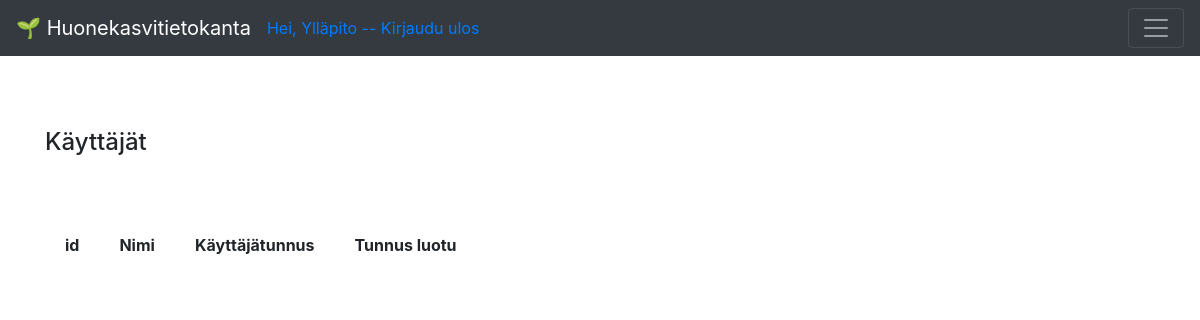
The app's page /auth (signed in), older data.
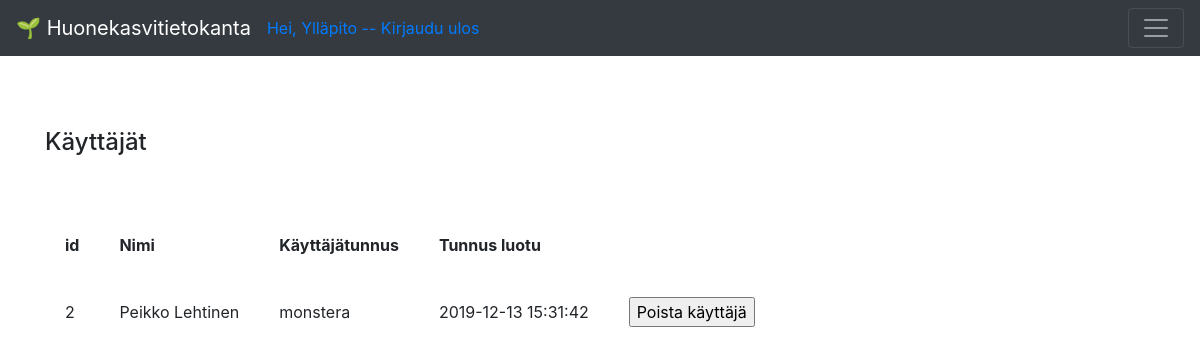
The same page, newer data.
### application/auth/models.py (models this page shows, shortened)
class User(db.Model):
    __tablename__ = "account"
    id = db.Column(db.Integer, primary_key=True)
    date_created = db.Column(db.DateTime, default=db.func.current_timestamp())
    name = db.Column(db.String(144), nullable=False)
    username = db.Column(db.String(144), nullable=False, unique=True)
    password = db.Column(db.String(144), nullable=False)
    plants = db.relationship("Plant", backref='account', lazy=True)

### application/auth/views.py (the view)
@app.route("/auth", methods=["GET"])
@login_required(role="ANY")
def auth_index():
    return render_template("auth/list.html", auth = User.query.filter(User.id != 1).all())

### application/__init__.py (called while the page is built)
def login_required(role = "ANY"):
    def wrapper(fn):
        @wraps(fn)
        def decorated_view(*args, **kwargs):
            if not current_user:
                return login_manager.unauthorized()
            if not current_user.is_authenticated:
                return login_manager.unauthorized()
            unauthorized = False
            if not role == "ANY":
                unauthorized = True
                for user_role in current_user.userrole():
                    if user_role == role:
                        unauthorized = False
                        break
            if unauthorized:
                return login_manager.unauthorized()
            return fn(*args, **kwargs)
        return decorated_view
    return wrapper

@login_manager.user_loader
def load_user(user_id):
    return User.query.get(user_id)

### application/templates/auth/list.html
{% extends "layout.html" %}
{% block body %}
<h4>Käyttäjät</h4>
<br>
<br>
  <table cellpadding="20">
    <tr>
      <th>id</th>
      <th>Nimi</th>
      <th>Käyttäjätunnus</th>
      <th>Tunnus luotu</th>
    </tr>
    {% for account in auth %}
    <tr>
      <td>{{ account.id }}</td>
      <td>{{ account.name }}</td>
      <td>{{ account.username }}</td>
      <td>{{ account.date_created }}</td>
      {% if current_user.id == 1 %}
            <td>
                <form method="POST" action="{{ url_for('auth_delete', account_id=account.id) }}">
                  <input type="submit" value="Poista käyttäjä"/>
                </form>
                    </td>
                    {% endif %}
    </tr>
    {% endfor %}
  </table>
{% endblock %}

Row changes from the older to the newer data that the page shows:
added User: id "2", name "Peikko Lehtinen", username "monstera", date_created "2019-12-13 15:31:42"
